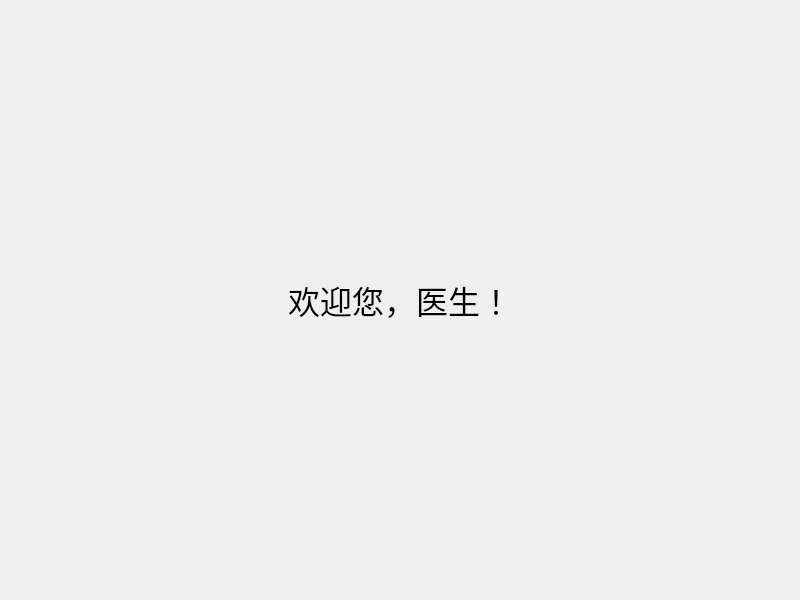
<?xml version="1.0" encoding="UTF-8"?>
<ui version="4.0">
 <class>DoctorWindow</class>
 <widget class="QMainWindow" name="DoctorWindow">
  <property name="geometry">
   <rect>
    <x>0</x>
    <y>0</y>
    <width>800</width>
    <height>600</height>
   </rect>
  </property>
  <property name="windowTitle">
   <string>医生主界面</string>
  </property>
  <widget class="QWidget" name="centralwidget">
   <layout class="QVBoxLayout" name="verticalLayout">
    <item>
     <widget class="QLabel" name="label">
      <property name="font">
       <font>
        <pointsize>24</pointsize>
       </font>
      </property>
      <property name="text">
       <string>欢迎您，医生！</string>
      </property>
      <property name="alignment">
       <set>Qt::AlignCenter</set>
      </property>
     </widget>
    </item>
   </layout>
  </widget>
 </widget>
</ui>
